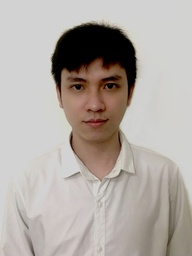
#> input picture XLA/huy.jpg, 192 x 256 px, shrunk from 750 x 1000 before the run
$ jupyter execute XLA.ipynb
#> lines starting #> are read from the running program, lines starting #| are printed output that depends on the picture; after the words box and inside, x2 and y2 are one past the last pixel; in counts of white or black regions, pixels touching at a corner belong together
[cell 1]
"""
Tài liệu và code tham khảo: Xử lý ảnh EPS Online Education
https://www.youtube.com/playlist?list=PLANUYCovX5nq28GO9el_fny-MSQ0Y_aaV

"""

[cell 2]
import cv2
import numpy as np
import matplotlib.pyplot as plt

[cell 3]
img =cv2.imread('huy.jpg',0)
#> img: shape (256, 192); min 0, max 217, mean 171.5

[cell 4]
def dao_anh(img):
    return 255-img

fig = plt.figure(figsize=(8, 6))
ax1, ax2 = fig.subplots(1, 2)


ax1.imshow(img, cmap='gray')
ax1.set_title("ảnh gốc")

y = dao_anh(img)
ax2.imshow(y, cmap='gray')
ax2.set_title("ảnh đảo")
plt.show()

[cell 5]
def chuyen_doi_logarit(img, c):
    return float(c) * cv2.log(1.0 + img)

fig = plt.figure(figsize=(8, 6))
ax1, ax2 = fig.subplots(1, 2)

ax1.imshow(img, cmap='gray')
ax1.set_title("Ảnh gốc")

y = chuyen_doi_logarit(img, 2)
ax2.imshow(y, cmap='gray')
ax2.set_title("Chuyển đổi bằng hàm Logarit")
plt.show()

[cell 6]
def chuyen_doi_gamma(img, gamma, c):
    return float(c) * pow(img, float(gamma))

fig = plt.figure(figsize=(8, 6))
(ax1, ax2), (ax3, ax4) = fig.subplots(2, 2)

ax1.imshow(img, cmap='gray')
ax1.set_title("ảnh gốc")

y1 = chuyen_doi_gamma(img, 3.0, 1.0)
ax2.imshow(y1, cmap='gray')
ax2.set_title("gamma=3")

y2 = chuyen_doi_gamma(img, 4.0, 1.0)
ax3.imshow(y2, cmap='gray')
ax3.set_title("gamma=4")

y3 = chuyen_doi_gamma(img, 5.0, 1.0)
ax4.imshow(y3, cmap='gray')
ax4.set_title("gamma=5")
plt.show()

[cell 7]
def cat_nguong(img, th):
    return img > th

fig = plt.figure(figsize=(8, 6))
ax1, ax2 = fig.subplots(1, 2)

ax1.imshow(img,cmap='gray')
ax1.set_title("ảnh gốc")

y = cat_nguong(img, th=117)
#> in cat_nguong, `return img > th`:
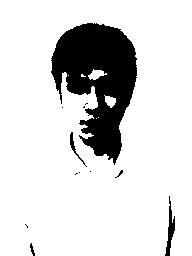
#> returned value: shape (256, 192) bool; 85% white; 12 black regions (8 under 20 px), largest, box (x1, y1, x2, y2) and area: (51, 23, 137, 165) 6976, (165, 196, 175, 256) 234, (70, 132, 87, 167) 88, (30, 243, 35, 256) 30
ax2.imshow(y, cmap='gray')
ax2.set_title("ảnh cắt ngưỡng")
plt.show()

# # 8bit ảnh

[cell 8]
# danh sách chứa chuỗi các bit
lst = []
for i in range(img.shape[0]):
    for j in range(img.shape[1]):
        lst.append(np.binary_repr(img[i][j],width=8)) # width số bit
#> after the loop, lst = 49152 items

#Rút trích thành mặt phẳng bit
mp_bit_8 =[int(i[0]) for i in lst]
#> mp_bit_8 = 49152 items
mp_bit_7 =[int(i[1]) for i in lst]
#> mp_bit_7 = 49152 items
mp_bit_6 =[int(i[2]) for i in lst]
#> mp_bit_6 = 49152 items
mp_bit_5 =[int(i[3]) for i in lst]
#> mp_bit_5 = 49152 items
mp_bit_4 =[int(i[4]) for i in lst]
#> mp_bit_4 = 49152 items
mp_bit_3 =[int(i[5]) for i in lst]
#> mp_bit_3 = 49152 items
mp_bit_2 =[int(i[6]) for i in lst]
#> mp_bit_2 = 49152 items
mp_bit_1 =[int(i[7]) for i in lst]
#> mp_bit_1 = 49152 items


# Tái tạo ảnh
# Nhân từng phần tử với 2^(n-1) để có ảnh tái tạo tương ứng với mỗi mặt phẳng bit
# n là bit thứ n
image_bit_8 = (np.array(mp_bit_8,dtype='uint8')*128).reshape(img.shape[0],img.shape[1])
#> image_bit_8: shape (256, 192); values 0 (black) and 128 (white), 83.1% white; 11 black regions (6 under 20 px), largest, box (x1, y1, x2, y2) and area: (51, 23, 137, 167) 7721, (164, 194, 177, 256) 365, (70, 131, 93, 174) 139, (29, 241, 35, 256) 40, (110, 170, 124, 180) 30
image_bit_7 = (np.array(mp_bit_7,dtype='uint8')*64).reshape(img.shape[0],img.shape[1])
#> image_bit_7: shape (256, 192); values 0 (black) and 64 (white), 67.9% white; 36 black regions (24 under 20 px), largest, box (x1, y1, x2, y2) and area: (50, 20, 192, 256) 13225, (15, 197, 77, 256) 1223, (72, 212, 95, 256) 419
image_bit_6 = (np.array(mp_bit_6,dtype='uint8')*32).reshape(img.shape[0],img.shape[1])
#> image_bit_6: shape (256, 192); values 0 (black) and 32 (white), 21.5% white; 70 white regions (56 under 20 px), largest, box (x1, y1, x2, y2) and area: (54, 58, 192, 256) 7846, (15, 197, 77, 256) 1169, (72, 212, 95, 256) 390
image_bit_5 = (np.array(mp_bit_5,dtype='uint8')*16).reshape(img.shape[0],img.shape[1])
#> image_bit_5: shape (256, 192); values 0 (black) and 16 (white), 61.4% white; 108 black regions (96 under 20 px), largest, box (x1, y1, x2, y2) and area: (0, 16, 192, 256) 17646, (140, 196, 160, 256) 497, (106, 189, 120, 230) 184
image_bit_4 = (np.array(mp_bit_4,dtype='uint8')*8).reshape(img.shape[0],img.shape[1])
#> image_bit_4: shape (256, 192); values 0 (black) and 8 (white), 29.7% white; 136 white regions (125 under 20 px), largest, box (x1, y1, x2, y2) and area: (0, 22, 192, 256) 13662, (48, 25, 68, 88) 203, (90, 16, 114, 30) 89
image_bit_3 = (np.array(mp_bit_3,dtype='uint8')*4).reshape(img.shape[0],img.shape[1])
#> image_bit_3: shape (256, 192); values 0 (black) and 4 (white), 28.5% white in thin lines or dots
image_bit_2 = (np.array(mp_bit_2,dtype='uint8')*2).reshape(img.shape[0],img.shape[1])
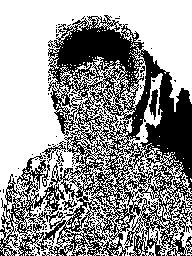
#> image_bit_2: shape (256, 192); values 0 (black) and 2 (white), 59.7% white; 125 black regions (120 under 20 px), largest, box (x1, y1, x2, y2) and area: (0, 15, 192, 256) 19176, (149, 89, 158, 120) 150, (42, 141, 66, 163) 106, (56, 150, 64, 164) 38, (140, 66, 145, 73) 20
image_bit_1 = (np.array(mp_bit_1,dtype='uint8')*1).reshape(img.shape[0],img.shape[1])
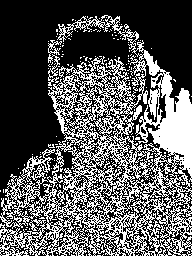
#> image_bit_1: shape (256, 192); values 0 (black) and 1 (white), 35.1% white in thin lines or dots

#Tạo vùng vẽ tỷ lệ 16:9
fig = plt.figure(figsize=(16, 9))
#Tạo 9 vùng vẽ con, phân bố 3 hàng 3 cột
(ax1, ax2, ax3), (ax4,ax5, ax6),(ax7, ax8, ax9) = fig.subplots(3, 3)

#Vẽ ảnh gốc
ax1.imshow(img, cmap='gray')
ax1.set_title("ảnh gốc")

#Vẽ ảnh bit thứ 8
ax2.imshow(image_bit_8, cmap='gray')
ax2.set_title("Mặt phẳng bit 8")

#Vẽ ảnh bit thứ 7
ax3.imshow(image_bit_7, cmap='gray')
ax3.set_title("Mặt phẳng bit 7")

#Vẽ ảnh bit thứ 6
ax4.imshow(image_bit_6, cmap='gray')
ax4.set_title("Mặt phẳng bit 6")

#Vẽ ảnh bit thứ 5
ax5.imshow(image_bit_5, cmap='gray')
ax5.set_title("Mặt phẳng bit 5")

#Vẽ ảnh bit thứ 4
ax6.imshow(image_bit_4, cmap='gray')
ax6.set_title("Mặt phẳng bit 4")

#Vẽ ảnh bit thứ 3
ax7.imshow(image_bit_3, cmap='gray')
ax7.set_title("Mặt phẳng bit 3")

#Vẽ ảnh bit thứ 2
ax8.imshow(image_bit_2, cmap='gray')
ax8.set_title("Mặt phẳng bit 2")

#Vẽ ảnh bit thứ 1
ax9.imshow(image_bit_1, cmap='gray')
ax9.set_title("Mặt phẳng bit 1")
plt.show() # Hiển thị vùng vẽ ảnh

# Tái tạo ảnh từ việc kết hợp nhiều mặt phẳng bit

fig1 = plt.figure(figsize=(16, 9))
(bx1, bx2), (bx3, bx4) = fig1.subplots(2, 2)

#Vẽ ảnh gốc
bx1.imshow(img, cmap='gray')
bx1.set_title("ảnh gốc")

#Vẽ ảnh bit thứ 8 và bít thứ 7
bx2.imshow(image_bit_8 + image_bit_7, cmap='gray')
bx2.set_title("Mặt phẳng bit 8 và bit 7")

#Vẽ ảnh bit thứ 8, bít thứ 7 và bít thứ 6
bx3.imshow(image_bit_8 + image_bit_7+ image_bit_6, cmap='gray')
bx3.set_title("Mặt phẳng bit 8, bit 7 và bit 6")

#Vẽ ảnh bit thứ 7, bít thứ 6 và bít thứ 5
bx4.imshow(image_bit_7 + image_bit_6+ image_bit_5, cmap='gray')
bx4.set_title("Mặt phẳng bit 7, bit 6 và bit 5")

plt.show()

## Histogram

[cell 9]
img_equalized = cv2.equalizeHist(img) # cân bằng hist cho ảnh img
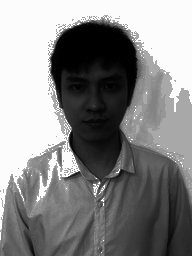
#> img_equalized: shape (256, 192); min 0, max 255, mean 136.1

fig = plt.figure(figsize=(16, 9))#Tạo vùng vẽ tỷ lệ 16:9
(ax1, ax2), (ax3,ax4) = fig.subplots(2, 2)#Tạo 4 vùng vẽ con, 2 cột 2 hàng

# Vẽ ảnh gốc trong vùng ax1
ax1.imshow(img, cmap='gray')
ax1.set_title("ảnh gốc")

# Vẽ hist của ảnh gốc trong vùng ax2
ax2.hist(img)
ax2.set_title("Histogram ảnh gốc")

# Vẽ ảnh sau khi cân bằng Hist trong vùng ax3
ax3.imshow(img_equalized, cmap='gray')
ax3.set_title("ảnh cân bằng histogram")

# Vẽ hist của ảnh cân bằng hist trong vùng ax4
ax4.hist(img_equalized)
ax4.set_title("Histogram ảnh cân bằng")

plt.show() # Hiển thị vùng vẽ
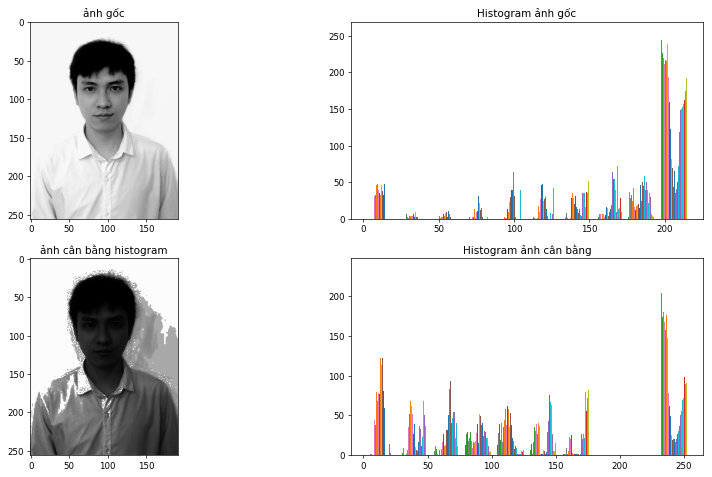
#> figure drawn by matplotlib, 4 panels; panel 2: tallest bar 255 high, from x = 197.5 to 197.6; panel 2: tallest bar 256 high, from x = 197.6 to 197.7; panel 2: tallest bar 253 high, from x = 197.7 to 197.7; panel 4: tallest bar 236 high, from x = 232.1 to 232.2

##  Lọc trong miền không gian

[cell 10]
# Định nghĩa hàm lọc trung bình
def loc_trung_binh(img, mask):
    m, n = img.shape
    img_new = np.zeros([m, n])
    for i in range(1, m - 1):
        for j in range(1, n - 1):
            temp = img[i - 1, j - 1] * mask[0, 0] + img[i - 1, j] * mask[0, 1] + img[i - 1, j + 1] * mask[0, 2] + img[
                i, j - 1] * mask[1, 0] + img[i, j] * mask[1, 1] + img[i, j + 1] * mask[1, 2] + img[i + 1, j - 1] * mask[
                       2, 0] + img[i + 1, j] * mask[2, 1] + img[i + 1, j + 1] * mask[2, 2]
            img_new[i, j] = temp
    img_new = img_new.astype(np.uint8)
    return img_new


# Tạo ma trận lọc trung bình 3 x 3
mask3x3 = np.ones((3, 3), dtype="float") * (1.0 / (3 * 3))
#> mask3x3 = [[0.111, 0.111, 0.111], [0.111, 0.111, 0.111], [0.111, 0.111, 0.111]]

# Tạo ma trận lọc trung bình 11 x 11
mask11x11 = np.ones((11, 11), dtype="float") * (1.0 / (11 * 11))

# Tạo ma trận lọc trung bình 21 x 21
mask21x21 = np.ones((21, 21), dtype="float") * (1.0 / (21 * 21))
#> mask21x21: shape (21, 21) float64; every value is 0.00227

fig = plt.figure(figsize=(16, 9)) # Tạo vùng vẽ tỷ lệ 16:9
(ax1, ax2, ax3, ax4) = fig.subplots(1, 4) # Tạo 4 vùng vẽ con

# Đọc và hiển thị ảnh gốc
image = cv2.imread('test1.tif', 0)
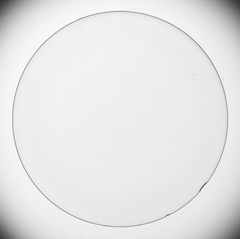
#> input picture XLA/test1.tif, 240 x 239 px, shrunk from 937 x 932 before the run
#> image is the input picture: shape (239, 240); min 52, max 255, mean 229.7
ax1.imshow(image, cmap='gray')
ax1.set_title("ảnh gốc")

# Lọc và hiển thị ảnh bằng ma trận 3 x 3
imagenew3x3 = loc_trung_binh(image, mask3x3) #Gọi hàm lọc
#> in loc_trung_binh, `img_new = np.zeros([m, n])`: img_new: shape (239, 240) float64; every value is 0
ax2.imshow(imagenew3x3, cmap='gray')
ax2.set_title("ảnh lọc 3x3")

# Lọc và hiển thị ảnh bằng ma trận 11 x 11
imagenew11x11 = loc_trung_binh(image, mask11x11) #Gọi hàm lọc
ax3.imshow(imagenew11x11, cmap='gray')
ax3.set_title("ảnh lọc 11x11")

# Lọc và hiển thị ảnh bằng ma trận 21 x 21
imagenew21x21 = loc_trung_binh(image, mask21x21) #Gọi hàm lọc
ax4.imshow(imagenew21x21, cmap='gray')
ax4.set_title("ảnh lọc 21x21")

# Hiển thị vùng vẽ
plt.show()

[cell 11]
# Định nghĩa hàm lọc trung vị
def loc_trung_vi(img):
    m, n = img.shape
    img_new = np.zeros([m, n])
    for i in range(1, m-1):
        for j in range(1, n-1):
            temp = [img[i-1, j-1],
                   img[i-1, j],
                   img[i-1, j + 1],
                   img[i, j-1],
                   img[i, j],
                   img[i, j + 1],
                   img[i + 1, j-1],
                   img[i + 1, j],
                   img[i + 1, j + 1]]

            temp = sorted(temp)
            img_new[i, j]= temp[4]
    img_new = img_new.astype(np.uint8)
    return img_new

fig = plt.figure(figsize=(16, 9)) # Tạo vùng vẽ tỷ lệ 16:9
ax1, ax2 = fig.subplots(1, 2) # Tạo 2 vùng vẽ con

# Đọc và hiển thị ảnh gốc
image = cv2.imread('test2.tif', 0)
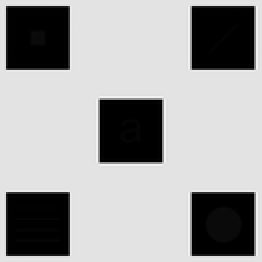
#> input picture XLA/test2.tif, 131 x 131 px, shrunk from 512 x 512 before the run (shown 2 times larger)
#> image is the input picture: shape (131, 131); min 0, max 244, mean 161
ax1.imshow(image, cmap='gray')
ax1.set_title("ảnh gốc")

# Lọc trung vị 3 x 3 và hiển thị ảnh
imagenew = loc_trung_vi(image) #Gọi hàm lọc
#> in loc_trung_vi, `img_new = np.zeros([m, n])`: img_new: shape (131, 131) float64; every value is 0
ax2.imshow(imagenew, cmap='gray')
ax2.set_title("ảnh lọc trung vị")
plt.show()

## Lọc mịn ảnh

[cell 12]
def Tich_chap(img,mask):
    m, n = img.shape
    img_new = np.zeros([m, n])
    for i in range(1, m-1):
        for j in range(1, n-1):
            temp   =  img[i-1, j-1]    * mask[0, 0]\
                   +  img[i-1, j]      * mask[0, 1]\
                   +  img[i-1, j + 1]  * mask[0, 2]\
                   +  img[i, j-1]      * mask[1, 0]\
                   +  img[i, j]        * mask[1, 1]\
                   +  img[i, j + 1]    * mask[1, 2]\
                   +  img[i + 1, j-1]  * mask[2, 0]\
                   +  img[i + 1, j]    * mask[2, 1]\
                   +  img[i + 1, j + 1]* mask[2, 2]
            img_new[i, j]= temp
    img_new = img_new.astype(np.uint8)
    return img_new

# Định nghĩa bộ lọc trung bình
locTB3x3 = np.array(([1/9, 1/9, 1/9],
                     [1/9, 1/9, 1/9],
                     [1/9, 1/9, 1/9]), dtype="float")
#> locTB3x3 has the same summary as mask3x3

# Định nghĩa bộ lọc trung bình có trọng số
locTB3x3_trong_so = np.array(([1/16, 2/16, 1/16],
                              [2/16, 4/16, 2/16],
                              [1/16, 2/16, 1/16]), dtype="float")
#> locTB3x3_trong_so = [[0.0625, 0.125, 0.0625], [0.125, 0.25, 0.125], [0.0625, 0.125, 0.0625]]

# Định nghĩa bộ lọc Gaussian
locGaussian3x3 = np.array(([0.0751/4.8976, 0.1238/4.8976, 0.0751/4.8976],
                           [0.1238/4.8976, 0.2042/4.8976, 0.1238/4.8976],
                           [0.0751/4.8976, 0.1238/4.8976, 0.0751/4.8976]), dtype="float")
#> locGaussian3x3 = [[0.0153, 0.0253, 0.0153], [0.0253, 0.0417, 0.0253], [0.0153, 0.0253, 0.0153]]

[cell 13]
# Định nghĩa hàm lọc trung vị
def loc_trung_vi(img):
    m, n = img.shape
    img_new = np.zeros([m, n])
    for i in range(1, m - 1):
        for j in range(1, n - 1):
            temp = [img[i - 1, j - 1],
                    img[i - 1, j],
                    img[i - 1, j + 1],
                    img[i, j - 1],
                    img[i, j],
                    img[i, j + 1],
                    img[i + 1, j - 1],
                    img[i + 1, j],
                    img[i + 1, j + 1]]

            temp = sorted(temp)
            img_new[i, j] = temp[4]
    return img_new

[cell 14]
# Định nghĩa hàm lọc Max
def loc_max(img):
    m, n = img.shape
    img_new = np.zeros([m, n])
    for i in range(1, m - 1):
        for j in range(1, n - 1):
            temp = [img[i - 1, j - 1],
                    img[i - 1, j],
                    img[i - 1, j + 1],
                    img[i, j - 1],
                    img[i, j],
                    img[i, j + 1],
                    img[i + 1, j - 1],
                    img[i + 1, j],
                    img[i + 1, j + 1]]

            temp = max(temp)     # nếu lọc min thì thay hàm max bằng min(temp)
            img_new[i, j] = temp
    return img_new

[cell 15]
fig = plt.figure(figsize=(16, 9)) # Tạo vùng vẽ tỷ lệ 16:9
(ax1, ax2, ax3), (ax4, ax5, ax6) = fig.subplots(2, 3) # Tạo 6 vùng vẽ con

# Đọc và hiển thị ảnh gốc
image = cv2.imread('test2.tif', 0)
ax1.imshow(image, cmap='gray')
ax1.set_title("Ảnh gốc")

# Lọc TB và hiển thị ảnh
imgTB3x3 = Tich_chap(image, locTB3x3) #Gọi hàm lọc
ax2.imshow(imgTB3x3, cmap='gray')
ax2.set_title("Ảnh lọc Trung bình 3x3")

# Lọc TB có trọng số và hiển thị ảnh
imgTB_TS_3x3 = Tich_chap(image, locTB3x3_trong_so) #Gọi hàm lọc
ax3.imshow(imgTB_TS_3x3, cmap='gray')
ax3.set_title("Ảnh lọc Trung bình có trọng số 3x3")

# Lọc Gaussian và hiển thị ảnh
imgGaussian_3x3 = Tich_chap(image, locGaussian3x3) #Gọi hàm lọc
#> after the loop in Tich_chap (call 3), `for i in range(1, m-1):`:
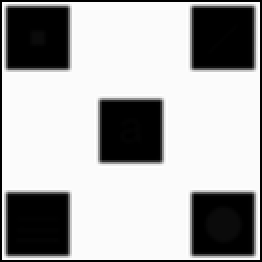
#> img_new: shape (131, 131) float64 (shown 2 times larger); min 0, max 46.95, mean 31.5; drawn with min black and max white
ax4.imshow(imgGaussian_3x3, cmap='gray')
ax4.set_title("Ảnh lọc Gaussian 3x3")

# Lọc Trung vị và hiển thị ảnh
imgTV_3x3 = loc_trung_vi(image) #Gọi hàm lọc
ax5.imshow(imgTV_3x3, cmap='gray')
ax5.set_title("Ảnh lọc Trung vị 3x3")

imgmax_3x3 = loc_max(image) #Gọi hàm lọc
#> after the loop in loc_max, `for i in range(1, m - 1):`:
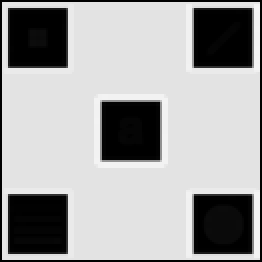
#> img_new: shape (131, 131) float64 (shown 2 times larger); min 0, max 244, mean 163.3
ax6.imshow(imgmax_3x3, cmap='gray')
ax6.set_title("Ảnh lọc Max 3x3")

# Hiển thị vùng vẽ
plt.show()

## Lọc sắc nét ảnh

[cell 16]
# Định nghĩa bộ lọc Laplacian chuẩn
locLaplacian_chuan = np.array(([0, 1, 0],
                               [1, -4, 1],
                               [0, 1, 0]), dtype="float")
#> locLaplacian_chuan = [[0, 1, 0], [1, -4, 1], [0, 1, 0]]

# Định nghĩa bộ lọc Laplacian biến thể 1
locLaplacian_Bien_The_1 = np.array(([1, 1, 1],
                                    [1, -8, 1],
                                    [1, 1, 1]), dtype="float")
#> locLaplacian_Bien_The_1 = [[1, 1, 1], [1, -8, 1], [1, 1, 1]]

# Định nghĩa bộ lọc Laplacian biến thể 2
locLaplacian_Bien_The_2 = np.array(([0, -1, 0],
                                    [-1, 4, -1],
                                    [0, -1, 0]), dtype="float")
#> locLaplacian_Bien_The_2 = [[0, -1, 0], [-1, 4, -1], [0, -1, 0]]

# Định nghĩa bộ lọc Laplacian biến thể 3
locLaplacian_Bien_The_3 = np.array(([-1, -1, -1],
                                    [-1, 8, -1],
                                    [-1, -1, -1]), dtype="float")
#> locLaplacian_Bien_The_3 = [[-1, -1, -1], [-1, 8, -1], [-1, -1, -1]]


locLaplacian_Cai_Thien = np.array(([-1, -1, -1],
                                    [-1, 5, -1],
                                    [-1, -1, -1]), dtype="float")
#> locLaplacian_Cai_Thien = [[-1, -1, -1], [-1, 5, -1], [-1, -1, -1]]

fig = plt.figure(figsize=(16, 9)) # Tạo vùng vẽ tỷ lệ 16:9
(ax1, ax2, ax3), (ax4, ax5, ax6) = fig.subplots(2, 3) # Tạo 6 vùng vẽ con

# Đọc và hiển thị ảnh gốc
image = cv2.imread('test2.tif', 0)
ax1.imshow(image, cmap='gray')
ax1.set_title("Ảnh gốc")

# Lọc Laplacian chuẩn và hiển thị ảnh
img_loc_Laplacian_chuan = Tich_chap(image, locLaplacian_chuan) #Gọi hàm tích chập
#> after the loop in Tich_chap (call 4), `for i in range(1, m-1):`:
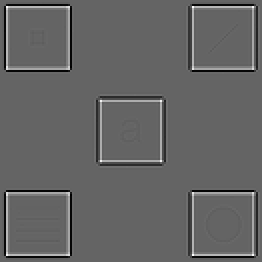
#> img_new: shape (131, 131) float64 (shown 2 times larger); min -204, max 314, mean 0; drawn with min black and max white
ax2.imshow(img_loc_Laplacian_chuan, cmap='gray')
ax2.set_title("Ảnh lọc Laplace chuẩn")

# Tạo ảnh cải thiện từ lọc Laplacian chuẩn và hiển thị ảnh
img_cai_thien_locLaplacian_chuan = image - img_loc_Laplacian_chuan
ax3.imshow(img_cai_thien_locLaplacian_chuan, cmap='gray')
ax3.set_title("Ảnh Cải thiện từ Laplace chuẩn")

#Không hiển thị trục tọa độ tại vùng ax4
ax4.axis('off')

# Lọc Laplacian Biến thể thứ nhất và hiển thị ảnh
img_loc_Laplacian_Bien_The_1 = Tich_chap(image, locLaplacian_Bien_The_1) #Gọi hàm tích chập
ax5.imshow(img_loc_Laplacian_Bien_The_1, cmap='gray')
ax5.set_title("Ảnh lọc Laplace biến thể 1")

# Tạo ảnh cải thiện từ lọc Laplacian Biến thể thứ nhất và hiển thị ảnh
img_cai_thien_loc_Laplacian_Bien_The_1 = image - img_loc_Laplacian_Bien_The_1
ax6.imshow(img_cai_thien_loc_Laplacian_Bien_The_1, cmap='gray')
ax6.set_title("Ảnh Cải thiện từ Laplace biến thể 1")

# Hiển thị vùng vẽ
plt.show()

[cell 17]
# Định nghĩa Robert Cross theo hướng chéo 1
loc_Robert_Cross1 = np.array(([0, 0, 0],
                              [0,-1, 0],
                              [0, 0, 1]), dtype="float")
#> loc_Robert_Cross1 = [[0, 0, 0], [0, -1, 0], [0, 0, 1]]

# Định nghĩa Robert Cross theo hướng chéo 2
loc_Robert_Cross2 = np.array(([0, 0, 0],
                              [0, 0,-1],
                              [0, 1, 0]), dtype="float")
#> loc_Robert_Cross2 = [[0, 0, 0], [0, 0, -1], [0, 1, 0]]

fig = plt.figure(figsize=(16, 9)) # Tạo vùng vẽ tỷ lệ 16:9
(ax1, ax2, ax3), (ax4, ax5, ax6) = fig.subplots(2, 3) # Tạo 6 vùng vẽ con

# Đọc và hiển thị ảnh gốc
image = cv2.imread('test1.tif', 0)
ax1.imshow(image, cmap='gray')
ax1.set_title("Ảnh gốc")

# Lọc Robert Cross theo hướng 1 và hiển thị ảnh
img_Robert_Cross1 = Tich_chap(image, loc_Robert_Cross1) #Gọi hàm tích chập
ax2.imshow(img_Robert_Cross1, cmap='gray')
ax2.set_title("Ảnh lọc Robert Cross 1")

# Lọc Robert Cross theo hướng 2 và hiển thị ảnh
img_Robert_Cross2 = Tich_chap(image, loc_Robert_Cross2) #Gọi hàm tích chập
ax3.imshow(img_Robert_Cross2, cmap='gray')
ax3.set_title("Ảnh lọc Robert Cross 2")

ax4.axis('off')

# Ảnh tổng Robert Cross theo hướng 1 và Robert Cross theo hướng 2 và hiển thị ảnh
img_Robert_Cross12 = img_Robert_Cross1 + img_Robert_Cross2
ax5.imshow(img_Robert_Cross12, cmap='gray')
ax5.set_title("Ảnh lọc Robert Cross 1 + Ảnh lọc Robert Cross 2")

# Ảnh cuối cùng = ảnh gốc + Ảnh tổng Robert Cross theo hướng 1 và Robert Cross
# theo hướng 2 và hiển thị ảnh
img_Robert_Cross12_ketqua = image + img_Robert_Cross12
ax6.imshow(img_Robert_Cross12_ketqua, cmap='gray')
ax6.set_title("Ảnh Kết quả")

# Hiển thị vùng vẽ
plt.show()

[cell 18]
# Định nghĩa Sobel theo hướng X
locSobelX = np.array(([-1,-2,-1],
                      [ 0, 0, 0],
                      [ 1, 2, 1]), dtype="float")
#> locSobelX = [[-1, -2, -1], [0, 0, 0], [1, 2, 1]]

# Định nghĩa bộ lọc Sobel theo hướng Y
locSobelY = np.array(([-1, 0, 1],
                      [-2, 0, 2],
                      [ 1, 0, 1]), dtype="float")
#> locSobelY = [[-1, 0, 1], [-2, 0, 2], [1, 0, 1]]

fig = plt.figure(figsize=(16, 9)) # Tạo vùng vẽ tỷ lệ 16:9
(ax1, ax2, ax3), (ax4, ax5, ax6) = fig.subplots(2, 3) # Tạo 6 vùng vẽ con

# Đọc và hiển thị ảnh gốc
image = cv2.imread('test1.tif', 0)
ax1.imshow(image, cmap='gray')
ax1.set_title("Ảnh gốc")

# Lọc Sobel theo hướng X và hiển thị ảnh
imgSobelX = Tich_chap(image, locSobelX) #Gọi hàm tích chập
ax2.imshow(imgSobelX, cmap='gray')
ax2.set_title("Ảnh lọc SobelX")

# Lọc Sobel theo hướng Y và hiển thị ảnh
imgSobelY = Tich_chap(image, locSobelY) #Gọi hàm tích chập
ax3.imshow(imgSobelY, cmap='gray')
ax3.set_title("Ảnh lọc SobelY")

ax4.axis('off')

# Ảnh tổng Sobel theo hướng Y và Sobel theo hướng Y và hiển thị ảnh
imgSobelXY = imgSobelX + imgSobelY
ax5.imshow(imgSobelXY, cmap='gray')
ax5.set_title("Ảnh lọc SobelX + SobelY")

# Ảnh cuối cùng = ảnh gốc + ảnh tổng Sobel theo hướng Y
# và Sobel theo hướng Y và hiển thị ảnh
imgSobel_ketqua = image + imgSobelXY
ax6.imshow(imgSobel_ketqua, cmap='gray')
ax6.set_title("Ảnh Kết quả")

# Hiển thị vùng vẽ
plt.show()
